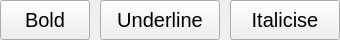
                         <widget class="QWidget" name="note_edit_header">
                          <property name="geometry">
                           <rect>
                            <x>0</x>
                            <y>0</y>
                            <width>340</width>
                            <height>40</height>
                           </rect>
                          </property>
                          <property name="sizePolicy">
                           <sizepolicy hsizetype="MinimumExpanding" vsizetype="Preferred">
                            <horstretch>0</horstretch>
                            <verstretch>0</verstretch>
                           </sizepolicy>
                          </property>
                          <property name="minimumSize">
                           <size>
                            <width>0</width>
                            <height>40</height>
                           </size>
                          </property>
                          <property name="maximumSize">
                           <size>
                            <width>16777215</width>
                            <height>40</height>
                           </size>
                          </property>
                          <layout class="QHBoxLayout" name="note_edit_header_container">
                           <property name="spacing">
                            <number>10</number>
                           </property>
                           <property name="leftMargin">
                            <number>0</number>
                           </property>
                           <property name="topMargin">
                            <number>0</number>
                           </property>
                           <property name="rightMargin">
                            <number>0</number>
                           </property>
                           <property name="bottomMargin">
                            <number>10</number>
                           </property>
                           <item>
                            <widget class="QPushButton" name="bold_selected">
                             <property name="minimumSize">
                              <size>
                               <width>90</width>
                               <height>40</height>
                              </size>
                             </property>
                             <property name="maximumSize">
                              <size>
                               <width>90</width>
                               <height>40</height>
                              </size>
                             </property>
                             <property name="font">
                              <font>
                               <family>Arial</family>
                               <pointsize>15</pointsize>
                              </font>
                             </property>
                             <property name="text">
                              <string>Bold</string>
                             </property>
                             <property name="icon">
                              <iconset resource="../../assets/rss.qrc">
                               <normaloff>:/icons/util/text/text_bold_dark.svg</normaloff>
                               <disabledoff>:/icons/util/text/text_bold_grey.svg</disabledoff>:/icons/util/text/text_bold_dark.svg</iconset>
                             </property>
                             <property name="iconSize">
                              <size>
                               <width>20</width>
                               <height>20</height>
                              </size>
                             </property>
                            </widget>
                           </item>
                           <item>
                            <widget class="QPushButton" name="underline_selected">
                             <property name="minimumSize">
                              <size>
                               <width>120</width>
                               <height>40</height>
                              </size>
                             </property>
                             <property name="maximumSize">
                              <size>
                               <width>120</width>
                               <height>40</height>
                              </size>
                             </property>
                             <property name="font">
                              <font>
                               <family>Arial</family>
                               <pointsize>15</pointsize>
                              </font>
                             </property>
                             <property name="text">
                              <string>Underline</string>
                             </property>
                             <property name="icon">
                              <iconset resource="../../assets/rss.qrc">
                               <normaloff>:/icons/util/text/text_underline_dark.svg</normaloff>
                               <disabledoff>:/icons/util/text/text_underline_grey.svg</disabledoff>:/icons/util/text/text_underline_dark.svg</iconset>
                             </property>
                             <property name="iconSize">
                              <size>
                               <width>20</width>
                               <height>20</height>
                              </size>
                             </property>
                            </widget>
                           </item>
                           <item>
                            <widget class="QPushButton" name="italicise_selected">
                             <property name="minimumSize">
                              <size>
                               <width>110</width>
                               <height>40</height>
                              </size>
                             </property>
                             <property name="maximumSize">
                              <size>
                               <width>110</width>
                               <height>40</height>
                              </size>
                             </property>
                             <property name="font">
                              <font>
                               <family>Arial</family>
                               <pointsize>15</pointsize>
                              </font>
                             </property>
                             <property name="text">
                              <string>Italicise</string>
                             </property>
                             <property name="icon">
                              <iconset resource="../../assets/rss.qrc">
                               <normaloff>:/icons/util/text/text_italic_dark.svg</normaloff>
                               <disabledoff>:/icons/util/text/text_italic_grey.svg</disabledoff>:/icons/util/text/text_italic_dark.svg</iconset>
                             </property>
                             <property name="iconSize">
                              <size>
                               <width>20</width>
                               <height>20</height>
                              </size>
                             </property>
                            </widget>
                           </item>
                          </layout>
                         </widget>
